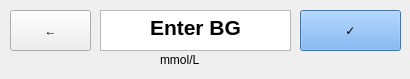
   <widget class="QWidget" name="page_3">
    <widget class="QTextEdit" name="page2EnterBGBox">
     <property name="geometry">
      <rect>
       <x>100</x>
       <y>10</y>
       <width>191</width>
       <height>41</height>
      </rect>
     </property>
     <property name="html">
      <string>&lt;!DOCTYPE HTML PUBLIC &quot;-//W3C//DTD HTML 4.0//EN&quot; &quot;http://www.w3.org/TR/REC-html40/strict.dtd&quot;&gt;
&lt;html&gt;&lt;head&gt;&lt;meta name=&quot;qrichtext&quot; content=&quot;1&quot; /&gt;&lt;style type=&quot;text/css&quot;&gt;
p, li { white-space: pre-wrap; }
&lt;/style&gt;&lt;/head&gt;&lt;body style=&quot; font-family:'Sans'; font-size:10pt; font-weight:400; font-style:normal;&quot;&gt;
&lt;p align=&quot;center&quot; style=&quot; margin-top:0px; margin-bottom:0px; margin-left:0px; margin-right:0px; -qt-block-indent:0; text-indent:0px;&quot;&gt;&lt;span style=&quot; font-size:16pt; font-weight:600;&quot;&gt;Enter BG&lt;/span&gt;&lt;/p&gt;&lt;/body&gt;&lt;/html&gt;</string>
     </property>
    </widget>
    <widget class="QPushButton" name="page2CheckButton">
     <property name="geometry">
      <rect>
       <x>300</x>
       <y>10</y>
       <width>101</width>
       <height>41</height>
      </rect>
     </property>
     <property name="styleSheet">
      <string notr="true">font: 75 35pt &quot;DejaVu Sans&quot;;
background-color: rgb(98, 160, 234);</string>
     </property>
     <property name="text">
      <string>✓</string>
     </property>
    </widget>
    <widget class="QPushButton" name="page2BackButton">
     <property name="geometry">
      <rect>
       <x>10</x>
       <y>10</y>
       <width>81</width>
       <height>41</height>
      </rect>
     </property>
     <property name="styleSheet">
      <string notr="true">font: 75 35pt &quot;DejaVu Sans&quot;;
</string>
     </property>
     <property name="text">
      <string>←</string>
     </property>
    </widget>
    <widget class="QLabel" name="page3mmolLabel">
     <property name="geometry">
      <rect>
       <x>160</x>
       <y>50</y>
       <width>61</width>
       <height>20</height>
      </rect>
     </property>
     <property name="styleSheet">
      <string notr="true">font: 75 12pt &quot;DejaVu Sans&quot;;</string>
     </property>
     <property name="text">
      <string>mmol/L</string>
     </property>
    </widget>
   </widget>
